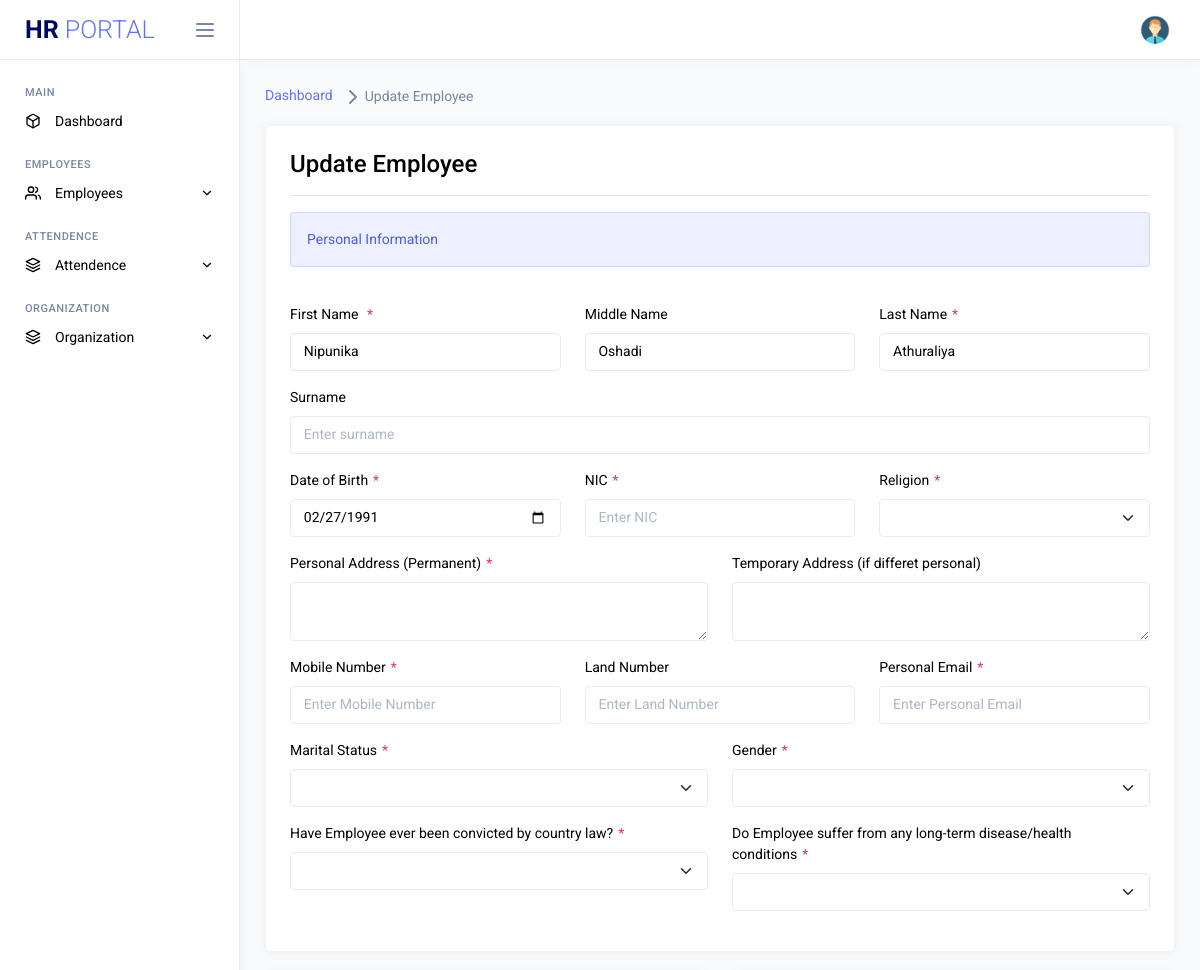
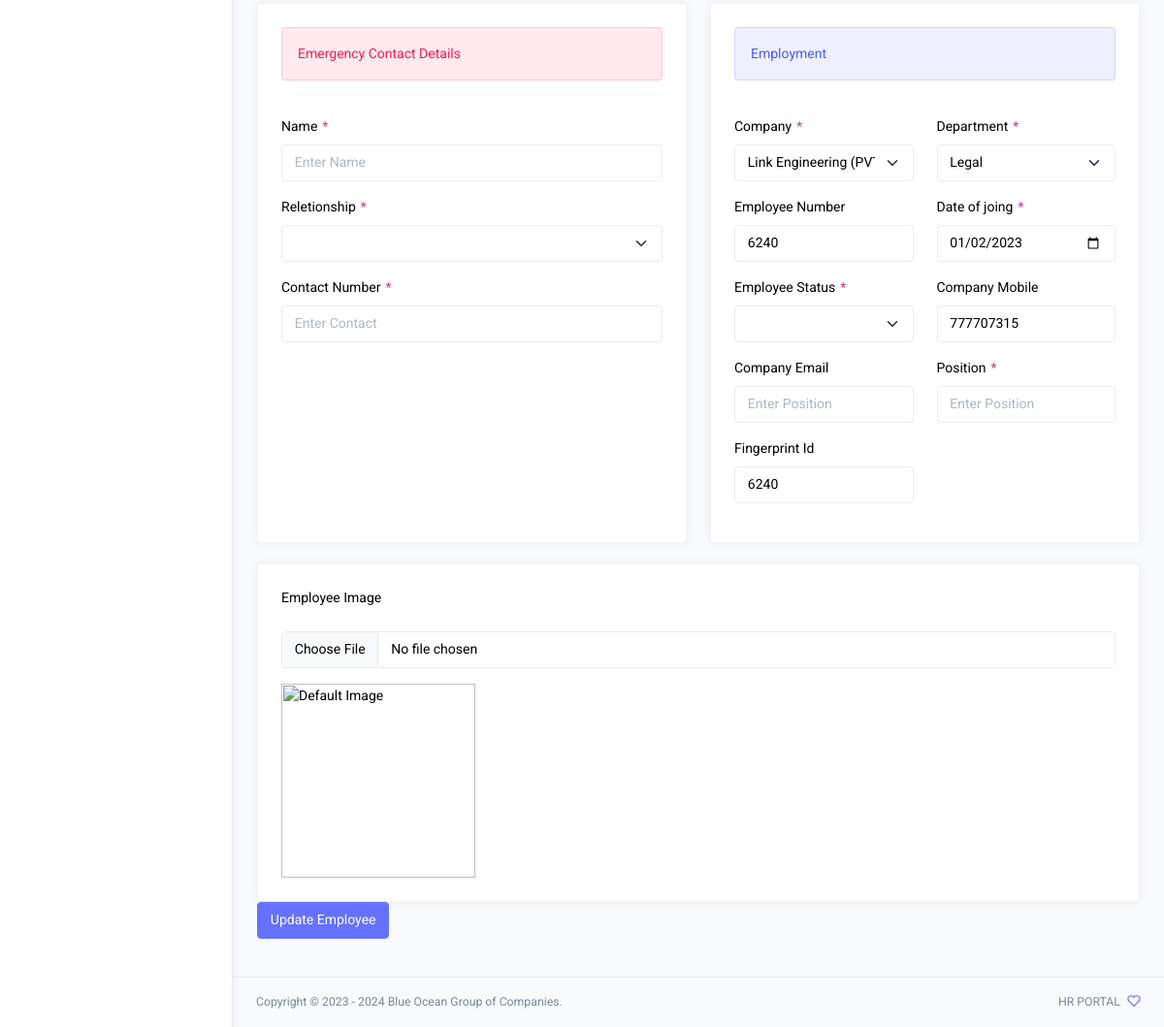
Page /update-Employee.php?update_Employee=1 (signed in) on the committed database (2 pictures, top to bottom).
### tables this page shows
CREATE TABLE `b_employees` (
  `E_id` int(11) NOT NULL,
  `E_Fname` varchar(256) DEFAULT NULL,
  `E_Mname` varchar(256) DEFAULT NULL,
  `E_Lname` varchar(256) DEFAULT NULL,
  `E_Sname` varchar(256) DEFAULT NULL,
  `E_Bday` date DEFAULT NULL,
  `E_NIC` varchar(50) DEFAULT NULL,
  `E_Religion` varchar(256) DEFAULT NULL,
  `E_PAddress` text DEFAULT NULL,
  `E_TAddress` text DEFAULT NULL,
  `E_Mobile` int(15) DEFAULT NULL,
  `E_Landno` int(15) DEFAULT NULL,
  `E_PEmail` varchar(256) DEFAULT NULL,
  `E_MaritalStatus` varchar(256) DEFAULT NULL,
  `E_Gender` varchar(256) DEFAULT NULL,
  `E_law` varchar(256) DEFAULT NULL,
  `E_lawDT` varchar(256) DEFAULT NULL,
  `E_health` varchar(256) DEFAULT NULL,
  `E_healthDT` text DEFAULT NULL,
  `E_email` varchar(256) DEFAULT NULL,
  `E_emergency_Name` varchar(256) DEFAULT NULL,
  `E_emergency_Reletionship` varchar(256) DEFAULT NULL,
  `E_emergency_CNumber` varchar(256) DEFAULT NULL,
  `E_Company` int(11) DEFAULT NULL,
  `E_Number` varchar(50) DEFAULT NULL,
  `E_Jdate` date DEFAULT NULL,
  `E_Status` varchar(256) DEFAULT NULL,
  `E_Cmobile` varchar(50) DEFAULT NULL,
  `E_Department` int(11) DEFAULT NULL,
  `E_Position` varchar(256) DEFAULT NULL,
  `E_Image` text DEFAULT NULL,
  `E_Active_no` int(11) DEFAULT 0,
  `FP_Id` int(11) DEFAULT NULL,
  `good_name` varchar(100) DEFAULT NULL,
  `emp_location_id` int(11) DEFAULT NULL
);

CREATE TABLE `company` (
  `C_id` int(11) NOT NULL,
  `C_name` varchar(256) NOT NULL,
  `C_EPFNo` varchar(50) NOT NULL
);

CREATE TABLE `department` (
  `D_id` int(11) NOT NULL,
  `Department_Name` varchar(256) NOT NULL,
  `company` int(11) NOT NULL
);

### update-Employee.php (the view, shortened to what the rows shown need)
<?php include 'include/dbConnection.php';?>
<html lang="en">
<head>
	<link rel="stylesheet" href="assets/vendors/core/core.css">
	<link rel="stylesheet" href="assets/fonts/feather-font/css/iconfont.css">
	<link rel="stylesheet" href="assets/vendors/flag-icon-css/css/flag-icon.min.css">
	<link rel="stylesheet" href="assets/css/demo1/style.min.css">
</head>
<body>
	<div class="main-wrapper">
		<div class="page-wrapper">
			<div class="page-content">
				<?php include 'PHP/READ/viewemp_script.php'; ?>
				<form method="post" enctype="multipart/form-data" action="">
				<div class="row">
					<div class="col-md-12 stretch-card">
						<div class="card">
							<div class="card-body">
                <br/>
										<div class="row">
          					       <div class="col-sm-4">
          											<div class="mb-3">
          													<label class="form-label">First Name <code>*</code></label>
          													<input type="text" class="form-control" placeholder="Enter First Name" name="E_Fname" required value="<?php echo $E_Fname; ?>"/>
          											</div>
          								</div>
          								<div class="col-sm-4">
            									<div class="mb-3">
            										<label class="form-label">Middle Name</label>
            										<input type="text" class="form-control" placeholder="Enter Middle Name" name="E_Mname" value="<?php echo $E_Mname; ?>">
            									</div>
          							</div>
          							<div class="col-sm-4">
          								<div class="mb-3">
          									<label class="form-label">Last Name<code>*</code></label>
          									<input type="text" class="form-control" placeholder="Enter Last Name" name="E_Lname" required value="<?php echo $E_Lname; ?>"/>
          								</div>
          							</div>
          				</div>
									<div class="row">
                         <div class="col-sm-4">
                              <div class="mb-3">
                                  <label class="form-label">Date of Birth<code>*</code></label>
                                  <input type="date" class="form-control" placeholder="Enter Date of Birth" name="E_Bday" required value="<?php echo $E_Bday; ?>"/>
                              </div>
                        </div>
                </div>
							</div>
						</div>
					</div>
				</div>
				<br/>
				<div class="row">
					<div class="col-md-6 stretch-card">
						<div class="card">
							<div class="card-body">
                <br/>
										<div class="row">
          					       <div class="col-sm-6">
          											<div class="mb-3">
														<label class="form-label">Company<code>*</code></label>
														<?php
															$getCompanyName = mysqli_fetch_assoc(mysqli_query($conn, "SELECT * FROM b_employees
															INNER JOIN company ON b_employees.E_Company = company.C_id WHERE company.C_id = '$E_Company'"));
															$company_name = $getCompanyName['C_name'];
														?>
														<select class="form-select" id="company-select" name="E_Company">
															<option value="<?php echo $E_Company; ?>"><?php echo $company_name; ?></option>
														</select>
          											</div>
          								</div>
													<div class="col-sm-6">
	          								<div class="mb-3">
	          									<label class="form-label">Department<code>*</code></label>
												<?php
													$getDepartmentName = mysqli_fetch_assoc(mysqli_query($conn, "SELECT * FROM b_employees
													INNER JOIN department ON b_employees.E_Department = department.D_id WHERE b_employees.E_Department = '$E_Department'"));
													$department_name = $getDepartmentName['Department_Name'];
												?>
												<select id="select_department" class="form-select" name="E_Department" required>
													<option value="<?php echo $E_Department; ?>"><?php echo $department_name; ?></option>
												</select>
	          								</div>
	          							</div>
          								<div class="col-sm-6">
            									<div class="mb-3">
            										<label class="form-label">Employee Number</label>
            										<input type="text" class="form-control" placeholder="Enter Employee Number" name="E_Number" value="<?php echo $E_Number; ?>">
            									</div>
          							</div>
          							<div class="col-sm-6">
          								<div class="mb-3">
          									<label class="form-label">Date of joing<code>*</code></label>
          									<input type="date" class="form-control" placeholder="Enter Date of joing" name="E_Jdate" required value="<?php echo $E_Jdate; ?>"/>
          								</div>
          							</div>
												<div class="col-sm-6">
          								<div class="mb-3">
          									<label class="form-label">Company Mobile</label>
														<input type="number" class="form-control" name="E_Cmobile"  maxlength="10" value="<?php echo $E_Cmobile; ?>" >
          								</div>
          							</div>
									<div class="col-sm-6">
          								<div class="mb-3">
          									<label class="form-label">Fingerprint Id</label>
											<input type="number" class="form-control" placeholder="Enter Fingerprint Id" name="E_Finger_Id" value="<?php echo $FP_Id; ?>"/>
          								</div>
          							</div>
          				</div>
						</div>
						</div>
					</div>
				</div>
				<br/>
			</form>
			</div>
		</div>
	</div>
</body>
</html>

### rows in the picture
b_employees: E_Fname "Nipunika", E_Mname "Oshadi", E_Lname "Athuraliya", E_Bday "02/27/1991", E_Department "Legal", E_Number "6240", E_Jdate "01/02/2023", E_Cmobile "777707315", E_Finger_Id "6240"
company: E_Company "Link Engineering (PVT) Ltd"
